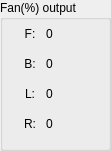
  <widget class="QGroupBox" name="groupBox_motor5_2">
   <property name="geometry">
    <rect>
     <x>370</x>
     <y>90</y>
     <width>111</width>
     <height>151</height>
    </rect>
   </property>
   <property name="title">
    <string>Fan(%) output</string>
   </property>
   <widget class="QWidget" name="layoutWidget_3">
    <property name="geometry">
     <rect>
      <x>20</x>
      <y>20</y>
      <width>81</width>
      <height>121</height>
     </rect>
    </property>
    <layout class="QGridLayout" name="gridLayout_27">
     <item row="0" column="0">
      <widget class="QLabel" name="label_p_motor5_2">
       <property name="maximumSize">
        <size>
         <width>20</width>
         <height>20</height>
        </size>
       </property>
       <property name="text">
        <string>F:</string>
       </property>
       <property name="alignment">
        <set>Qt::AlignCenter</set>
       </property>
      </widget>
     </item>
     <item row="0" column="1">
      <widget class="QLabel" name="label__Fan_F_Cal">
       <property name="text">
        <string>0</string>
       </property>
      </widget>
     </item>
     <item row="1" column="0">
      <widget class="QLabel" name="label_v_motor5_2">
       <property name="maximumSize">
        <size>
         <width>20</width>
         <height>20</height>
        </size>
       </property>
       <property name="text">
        <string>B:</string>
       </property>
       <property name="alignment">
        <set>Qt::AlignCenter</set>
       </property>
      </widget>
     </item>
     <item row="1" column="1">
      <widget class="QLabel" name="label__Fan_B_Cal">
       <property name="text">
        <string>0</string>
       </property>
      </widget>
     </item>
     <item row="2" column="0">
      <widget class="QLabel" name="label_i_motor5_2">
       <property name="maximumSize">
        <size>
         <width>20</width>
         <height>20</height>
        </size>
       </property>
       <property name="text">
        <string>L:</string>
       </property>
       <property name="alignment">
        <set>Qt::AlignCenter</set>
       </property>
      </widget>
     </item>
     <item row="2" column="1">
      <widget class="QLabel" name="label__Fan_L_Cal">
       <property name="text">
        <string>0</string>
       </property>
      </widget>
     </item>
     <item row="3" column="0">
      <widget class="QLabel" name="label_p_motor6_2">
       <property name="maximumSize">
        <size>
         <width>20</width>
         <height>20</height>
        </size>
       </property>
       <property name="text">
        <string>R:</string>
       </property>
       <property name="alignment">
        <set>Qt::AlignCenter</set>
       </property>
      </widget>
     </item>
     <item row="3" column="1">
      <widget class="QLabel" name="label__Fan_R_Cal">
       <property name="text">
        <string>0</string>
       </property>
      </widget>
     </item>
    </layout>
   </widget>
  </widget>
